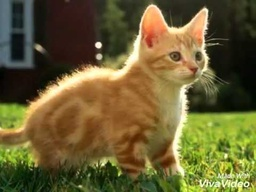
#> input picture Lab_2_demo/img1.jpg, 256 x 192 px, shrunk from 480 x 360 before the run
$ jupyter execute lab_2.ipynb
#> lines starting #> are read from the running program, lines starting #| are printed output that depends on the picture; after the words box and inside, x2 and y2 are one past the last pixel; in counts of white or black regions, pixels touching at a corner belong together; long printed decimals are rounded
# Задание 2. Типы шума на изображении, моделирование аддитивного шума, алгоритмы фильтрации изображений.

### 1) Моделирование аддитивного шума. (Постоянный шум)

**Импортируем OpenCV и прочее**

[cell 1]
import cv2
import statistics as st
import math
import time
from IPython.display import Image
from matplotlib import pyplot as plt
import numpy as np
import random
print(cv2.__version__)

**Добавляем изображение**

[cell 2]
img = cv2.imread("img1.jpg")
#> img is the input picture: shape (192, 256, 3); mean B, G, R 50.9, 95.2, 105.6

**Изображение:**

[cell 3]
plt.imshow(cv2.cvtColor(img, cv2.COLOR_BGR2RGB))
#> (this line was passed over: IPython is not available in this run)

**Функция генерации шума с равномерным распределением.** (img - изображение для зашумления, p - вероятность шума, color - цвет шума(white - белый, bw - чёрный и белый)

[cell 4]
def generate_constant_noise(img, p=0.1, color='white'):
#> called with p = 0.1, color = 'white'
    for i, row in enumerate(img):
        for j, _ in enumerate(row):
            if random.random() < p:
                if color == 'white' or random.random() < 0.5:
                    img[i][j] = [255, 255, 255]
                else:
                    img[i][j] = [0, 0, 0]
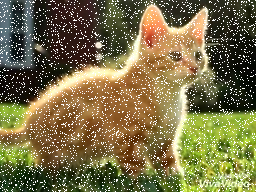
#> img: shape (192, 256, 3); 10.06% of pixels changed, all inside (x1, y1, x2, y2) = (0, 0, 256, 192)

**Зашумляем изображение**

[cell 5]
generate_constant_noise(img)

**Изображение с шумом:**

[cell 6]
plt.imshow(cv2.cvtColor(img, cv2.COLOR_BGR2RGB))
#> (this line was passed over: IPython is not available in this run)

### 2) Удаление шума. Медианный фильтр

**Изображение:**

[cell 7]
plt.imshow(cv2.cvtColor(img, cv2.COLOR_BGR2RGB))
#> (this line was passed over: IPython is not available in this run)

**OpenCV реализация**

[cell 8]
start_time = time.time()
img_cv = cv2.medianBlur(img, 3)
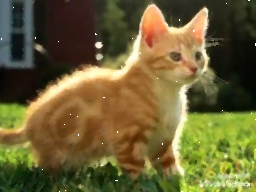
#> img_cv: shape (192, 256, 3); mean B, G, R 52.5, 96.9, 107.3
end_time = time.time()

**Изображение:**

[cell 9]
plt.imshow(cv2.cvtColor(img_cv, cv2.COLOR_BGR2RGB))
#> (this line was passed over: IPython is not available in this run)

**Время работы:**

[cell 10]
print(end_time - start_time)

**Реализуем медианный фильтр**

[cell 11]
start_time = time.time()

img_my = img
for y in range(img.shape[0]):
    for x in range(img.shape[1]):
        img_my[y,x]=img[y,x]
members=[img[0,0]]*9
#> members = [[116, 105, 85], [116, 105, 85], [116, 105, 85], [116, 105, 85], [116, 105, 85], [116, 105, 85], [116, 105, 85], [116, 105, 85], [116, 105, 85]]
for y in range(1,img.shape[0]-1):
    for x in range(1,img.shape[1]-1):
        members[0] = img[y-1,x-1]
        members[1] = img[y,x-1]
        members[2] = img[y+1,x-1]
        members[3] = img[y-1,x]
        members[4] = img[y,x]
        members[5] = img[y+1,x]
        members[6] = img[y-1,x+1]
        members[7] = img[y,x+1]
        members[8] = img[y+1,x+1]
        for i in range(0, 9):
            for j in range(0, 8):
                med1 = int(members[j][0]) + int(members[j][1]) + int(members[j][2])
                med2 = int(members[j+1][0]) + int(members[j+1][1]) + int(members[j+1][2])
                if (med1 > med2):
                    members[j], members[j+1] = members[j+1], members[j]
        img_my[y,x]=members[4]
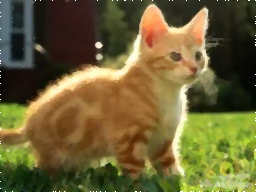
#> img_my: shape (192, 256, 3); mean B, G, R 52.4, 96.9, 107.4
#> after the loop, members = [[39, 152, 142], [51, 179, 162], [58, 181, 167], [63, 184, 170], [63, 184, 170], [63, 184, 170], [63, 184, 170], [64, 205, 184], [255, 255, 255]]

end_time = time.time()
plt.imshow(cv2.cvtColor(img_my, cv2.COLOR_BGR2RGB))
#> (this line was passed over: IPython is not available in this run)

**Время работы**

[cell 12]
print(end_time - start_time)

**Сравниваем качество с помощью PSNR**

[cell 13]
def psnr(image_1, image_2):
    image_change = (image_1 - image_2) ** 2
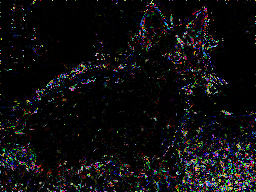
#> image_change: shape (192, 256, 3); mean B, G, R 13.6, 12.8, 13.3

    MSE_R = st.fmean([pixel[0] for row in image_change for pixel in row])
#> MSE_R = 13.64
    MSE_G = st.fmean([pixel[1] for row in image_change for pixel in row])
#> MSE_G = 12.84
    MSE_B = st.fmean([pixel[2] for row in image_change for pixel in row])
#> MSE_B = 13.29

    MSE = (MSE_R + MSE_G + MSE_B) / 3
#> MSE = 13.26

    MAX_I = 2 ** 8

    PSNR = 10 * math.log10(MAX_I ** 2 / MSE);
#> PSNR = 36.94
    return PSNR

[cell 14]
print(psnr(img_cv, img_my))
#| 36.940

$ run again, with Lab_2_demo/img2.jpg copied over Lab_2_demo/img1.jpg
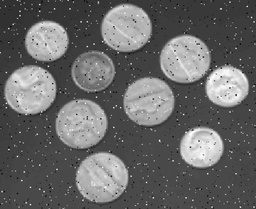
#> input picture Lab_2_demo/img2.jpg, 256 x 209 px, shrunk from 574 x 469 before the run
#> img is the input picture: shape (209, 256, 3); mean B, G, R 103.9, 103.9, 103.9
#> after the loop in generate_constant_noise, `for i, row in enumerate(img):`:
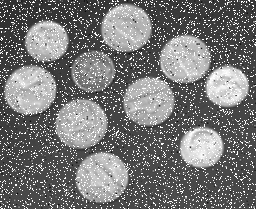
#> img: shape (209, 256, 3); 10.07% of pixels changed, all inside (x1, y1, x2, y2) = (0, 0, 256, 209)
#> `members=[img[0,0]]*9`: members = [[50, 50, 50], [50, 50, 50], [50, 50, 50], [50, 50, 50], [50, 50, 50], [50, 50, 50], [50, 50, 50], [50, 50, 50], [50, 50, 50]]
#> after the loop `for y in range(1,img.shape[0]-1):`: members = [[50, 50, 50], [58, 58, 58], [64, 64, 64], [65, 65, 65], [68, 68, 68], [73, 73, 73], [73, 73, 73], [68, 68, 68], [255, 255, 255]]
#> in psnr, `image_change = (image_1 - image_2) ** 2`:
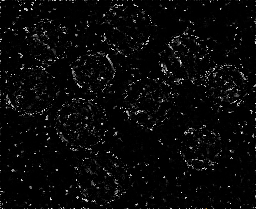
#> image_change: shape (209, 256, 3); mean B, G, R 8.4, 8.4, 8.4
#> MSE_R = 8.43
#> MSE_B = 8.44
#> MSE = 8.43
#> PSNR = 38.9
#| 38.904
